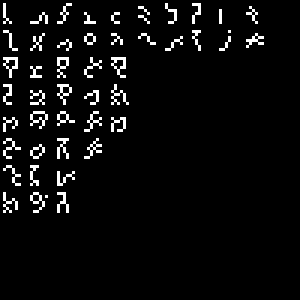
#> input picture assets/glyph_gen.bmp, 100 x 100 px (shown 3 times larger)
$ python glyphify.py glyph_gen.bmp
#> lines starting #> are read from the running program, lines starting #| are printed output that depends on the picture; after the words box and inside, x2 and y2 are one past the last pixel; in counts of white or black regions, pixels touching at a corner belong together
import sys
from PIL import Image
import numpy as np
import re

# This is an example text\nwhich i will now rewrite using\nonly the available glyphs\nand also the combinators

# this is very inefficiently implemented, jsut want to make sure the order is right

# order of appliance
# 1. substitute the missing letters
# -> groupings in those substitutions immediately get grouped
# 2. 3 letter substiutions, will not be replaced for groupings from step 1
# 3. group the rest strictly from left to right.

if len(sys.argv) < 2:
    print('usage: scriptify.py <text>')
    exit()

text = ' '.join(sys.argv[1:]).lower()

#with open('genesis.txt.txt') as g:
#    text = g.read().lower()

text = text.replace('\n', '\\')

text = text.replace(':', '').replace(',', '').replace('.', '').replace(';', '').replace(':', '').replace('"', '');

text = text.replace('q', 'c').replace('qu', '[CW]').replace('ck', 'c').replace('k', 'c').replace('v', 'w') \
           .replace('z', 's').replace('x', '[CS]').replace('y', 'i')

text = text.replace('cs', '[CS]').replace('cw', '[CW]')

text = text.replace('the', '[THE]').replace('and', '[AND]').replace('ing', '[ING]')

out = ''

for c in text:
    out += c
    out = out.replace('th', '[TH]').replace('te', '[TE]').replace('in', '[IN]') \
             .replace('er', '[ER]').replace('re', '[RE]').replace('an', '[AN]') \
             .replace('ed', '[ED]').replace('nd', '[ND]').replace('on', '[ON]') \
             .replace('en', '[EN]').replace('rt', '[RT]').replace('ou', '[OU]') \
             .replace('ha', '[HA]').replace('to', '[TO]').replace('or', '[OR]') \
             .replace('it', '[IT]').replace('is', '[IS]').replace('hi', '[HI]') \
             .replace('es', '[ES]').replace('ng', '[NG]')

print(out)

with Image.open('glyph_gen.bmp') as glyph_img:
#> glyph_img is the input picture: PIL image 100x100 RGB; min 0, max 255, mean 12.2
    glyphs = np.array(glyph_img)

glyphs_pos = {
    'a': (0, 0), 'b': (1, 0), 'c': (2, 0), 'd': (3, 0), 'e': (4, 0),
    'f': (5, 0), 'g': (6, 0), 'h': (7, 0), 'i': (8, 0), 'j': (9, 0),
    'l': (0, 1), 'm': (1, 1), 'n': (2, 1), 'o': (3, 1), 'p': (4, 1),
    'r': (5, 1), 's': (6, 1), 't': (7, 1), 'u': (8, 1), 'w': (9, 1),
    '[TH]': (0, 2), '[TE]': (0, 3), '[IN]': (0, 4), '[ER]': (0, 5), '[RE]': (0, 6), '[AN]': (0, 7),
    '[ED]': (1, 2), '[ND]': (1, 3), '[ON]': (1, 4), '[EN]': (1, 5), '[AT]': (1, 6), '[OU]': (1, 7),
    '[HA]': (2, 2), '[TO]': (2, 3), '[OR]': (2, 4), '[IT]': (2, 5), '[IS]': (2, 6), '[HI]': (2, 7),
    '[ES]': (3, 2), '[NG]': (3, 3), '[CS]': (3, 4), '[CW]': (3, 5),
    '[THE]': (4, 2), '[AND]': (4, 3), '[ING]': (4, 4)
}

rows_len = re.sub(r'\[.*?\]', 'x', out).split('\\')

max_w = max([len(r) for r in rows_len])
h = len(rows_len)

outimg = np.zeros((h * 9 + 1, int(max_w * 1) * 9 + 1, 3), dtype=np.uint8)

x = 0
y = 0

for item in re.findall(r'\[[^\]]*\]|.', out):
    p = glyphs_pos.get(item)
    mdx = 0
    if p is not None:
        for dx in range(9):
            for dy in range(9):
                if sum(glyphs[p[1] * 9 + dy][p[0] * 9  + dx]) > 0:
                    mdx = dx
                outimg[y + dy + 1][x + dx + 1] = glyphs[p[1] * 9  + dy][p[0] * 9  + dx]
    else:
        mdx = 5
    x += mdx + 1
    if item == '\\':
        x = 0
        y += 9
#> after the loop, y = 0

im = Image.fromarray(outimg, mode='RGB')
im.save('generated.png')

im.resize((im.width * 16, im.height * 16), resample=Image.NEAREST).save('generated_x16.png')
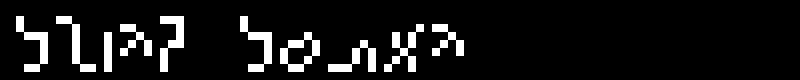
#> saved as generated_x16.png: PIL image 1600x160 RGB (shown at 1/2 size); 8.7% white; 10 white regions, largest, box (x1, y1, x2, y2) and area: (32, 32, 96, 144) 2560, (320, 32, 368, 144) 2560, (480, 32, 544, 144) 2560

$ run again, with assets/aeonetica_font.png saved as assets/glyph_gen.bmp
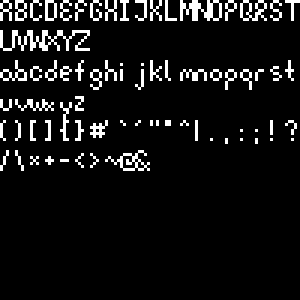
#> input picture assets/aeonetica_font.png, 100 x 100 px (shown 3 times larger)
#> glyph_img is the input picture: PIL image 100x100 RGB; 7.7% white in thin lines or dots, all inside (x1, y1, x2, y2) = (0, 0, 100, 57)
#> after the loop `for item in re.findall(r'\[[^\]]*\]|.', out):`: y = 0
#> `im.resize((im.width * 16, im.height * 16), resample=Image.NEAREST).sav..`:
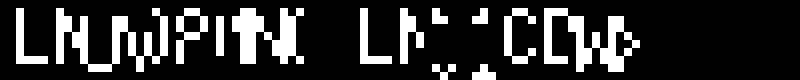
#> saved as generated_x16.png: PIL image 1600x160 RGB (shown at 1/2 size); 18.9% white; 13 white regions, largest, box (x1, y1, x2, y2) and area: (112, 16, 336, 144) 11008, (1088, 16, 1280, 144) 10240, (464, 16, 608, 128) 8960
